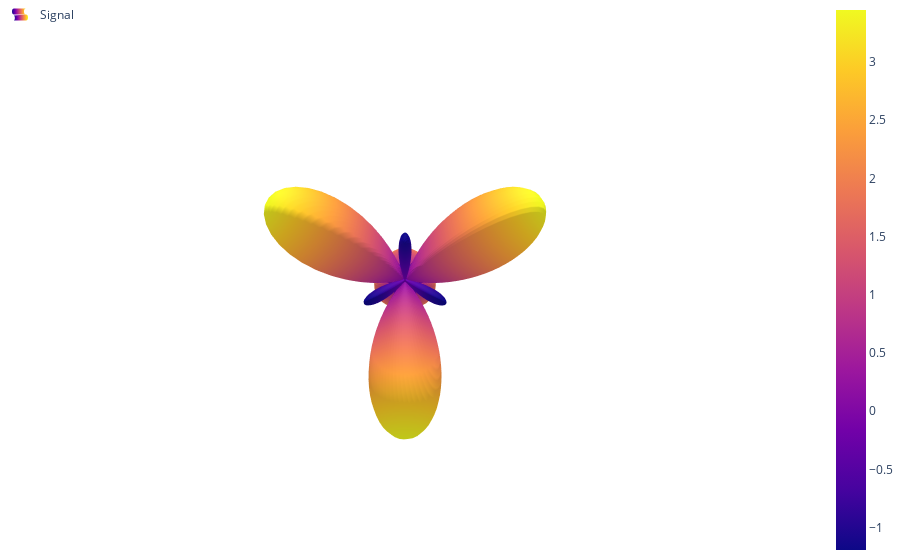

Notebook cell for this chart:
### Code cell
spectra.visualize_geometry(tetra_seesaw[0])

### Figure 1 — Plotly figure (JSON) as saved in the notebook; plotly's stock layout.template omitted (floating-point values rounded to 4 significant figures; data arrays with more than 128 entries replaced by an {"elided": "..."} marker saying what was removed)
{"data": [{"name": "Signal", "showlegend": true, "surfacecolor": {"elided": "102x100 float values"}, "type": "surface", "x": {"elided": "102x100 float values"}, "y": {"elided": "102x100 float values"}, "z": {"elided": "102x100 float values"}}], "layout": {"legend": {"x": 0, "xanchor": "left", "y": 1, "yanchor": "top"}, "margin": {"b": 0, "l": 0, "r": 0, "t": 0}, "paper_bgcolor": "rgba(255,255,255,255)", "plot_bgcolor": "rgba(255,255,255,255)", "scene": {"aspectmode": "cube", "bgcolor": "rgba(255,255,255,255)", "camera": {"eye": {"x": 0.5, "y": 0.5, "z": 0.5}}, "xaxis": {"backgroundcolor": "rgba(255,255,255,255)", "range": [-2.5, 2.5], "showgrid": false, "showticklabels": false, "title": {"text": ""}, "zeroline": false}, "yaxis": {"backgroundcolor": "rgba(255,255,255,255)", "range": [-2.5, 2.5], "showgrid": false, "showticklabels": false, "title": {"text": ""}, "zeroline": false}, "zaxis": {"backgroundcolor": "rgba(255,255,255,255)", "range": [-2.5, 2.5], "showgrid": false, "showticklabels": false, "title": {"text": ""}, "zeroline": false}}}}
